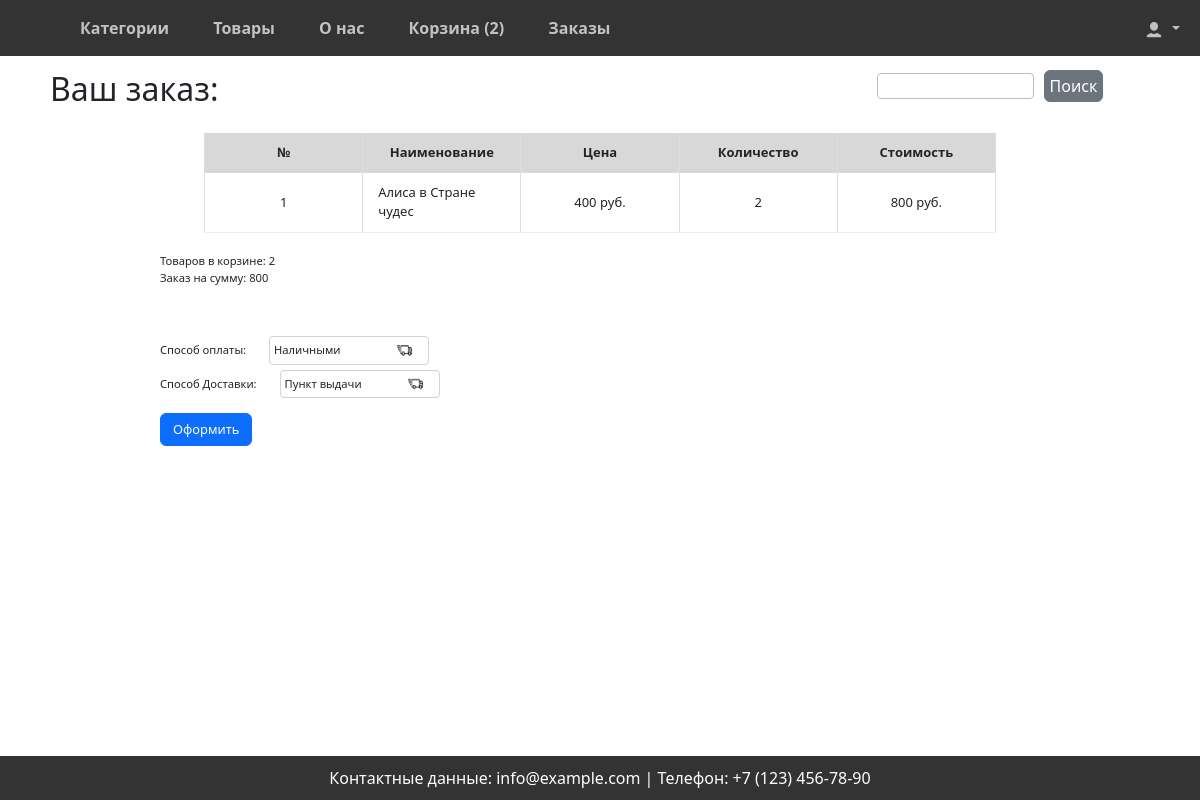
/orders/new/ (signed in), run on the app's committed database.
### shop/models.py (models this page shows, shortened)
class Product(models.Model):
    category = models.ForeignKey(Category,
                                 related_name='products',
                                 on_delete=models.CASCADE)
    author = models.CharField(max_length=75, verbose_name='Автор')
    name = models.CharField(max_length=200,
                            verbose_name='Название')
    description = models.TextField(blank=True)
    slug = models.SlugField(max_length=200)
    image = models.ImageField(upload_to='products/%Y/%m/%d',
                              blank=True)
    price = models.DecimalField(max_digits=10,
                                decimal_places=2)
    available = models.BooleanField(default=True)
    created = models.DateTimeField(auto_now_add=True)
    updated = models.DateTimeField(auto_now=True)
    class Meta:
        ordering = ['name']
        indexes = [
            models.Index(fields=['id', 'slug']),
            models.Index(fields=['name']),
            models.Index(fields=['-created']),
        ]
        verbose_name = 'Товар'
        verbose_name_plural = 'Товары'

### orders/models.py (models this page shows, shortened)
class Order(models.Model):
    number = models.CharField(primary_key=True, unique=True, max_length=256, editable=False)
    user = models.ForeignKey(User, on_delete=models.CASCADE, editable=False, null=True)
    cart = models.OneToOneField(CartUser, on_delete=models.SET_NULL, editable=False, null=True)
    status = models.CharField(max_length=50, default='в обработке')
    payment = models.CharField(max_length=50, default='картой')
    delivery = models.CharField(max_length=50, default='самовывоз из магазина')
    address = models.TextField(null=True)
    created_at = models.DateTimeField(auto_now_add=True, editable=False)
    name = models.CharField(max_length=50, null=True)
    last_name = models.CharField(max_length=50, null=True)
    email = models.EmailField(null=True)
    phone = models.CharField(max_length=20, null=True)

### orders/views.py (the view, shortened to what this page needs)
# urls.py: path('new/', new_order, name="new_order"),
def new_order(request):
    cart = ProductCartUser(request)
    if request.method == "GET":
        order_form = OrderForm()
        context = {"form": order_form}
        return render(request, template_name='orders/order_add.html', context=context)

### orders/forms.py
class QuickOrderForm(forms.Form):
    name = forms.CharField(max_length=50, label="Имя")
    last_name = forms.CharField(max_length=50, label="Фамилия")
    email = forms.EmailField(label="Эл.почта")
    phone = forms.CharField(max_length=50, label="Телефон")
    payment = forms.ChoiceField(choices=PAYMENT_CHOICES, label='Способ оплаты')
    delivery = forms.ChoiceField(choices=DELIVERY_CHOICES, label='Способ Доставки')

class OrderForm(forms.ModelForm):
    payment = forms.ChoiceField(choices=PAYMENT_CHOICES, label='Способ оплаты')
    delivery = forms.ChoiceField(choices=DELIVERY_CHOICES, label='Способ Доставки')
    class Meta:
        model = Order
        exclude = ('name', 'last_name', 'email', 'phone', 'address', 'status')

### cart/context_processors.py (called while the page is built)
def cart(request):
    if request.user.id:
        return {'cart': ProductCartUser(request)}
    return {'cart': Cart(request)}

### cart/views.py (called while the page is built)
    def __iter__(self):
        product_ids = self.cart.keys()
        products = Product.objects.filter(id__in=product_ids)
        cart = self.cart.copy()
        for product in products:
            cart[str(product.id)]['product'] = product
        for item in cart.values():
            item['price'] = Decimal(item['price'])
            item['total_price'] = item['price'] * item['quantity']
            yield item

    def get_total_price(self):
        return sum(Decimal(item['price']) * item['quantity'] for item in self.cart.values())

    def __len__(self):
        return sum(item['quantity'] for item in self.cart.values())

### orders/context_processors.py (called while the page is built)
def quick_order_form(request):
    return {'quick_order_form': QuickOrderForm()}

### orders/templates/orders/order_add.html (shortened to what this page needs)
{% extends 'base.html' %}
{% load static %}
{% block content %}
<h2 class="order-h2">Ваш заказ: </h2>
<div class="cart-detail">
<table class="cart-title" style="width:80%; text-align:justify; margin:0 auto;">
    <thead>
    <tr>
        <th>№</th>
        <th>Наименование</th>
        <th>Цена</th>
        <th>Количество</th>
        <th>Стоимость</th>
    </tr>
    </thead>
    <tbody>
    {% for item in cart %}
    {% with product=item.product %}
    <tr>
        <td style="text-align: center;">
            {{ forloop.counter }}
        </td>
        <td>
            {{ product.name }}
        </td>
        <td style="text-align: center;">
            <span id="productPrice">{{ product.price|floatformat:0 }}</span> руб.
        </td>
        <td style="text-align: center;">
            {{ item.quantity }}
        </td>
        <td style="text-align: center;">
            <span id="itemPrice">{{ item.total_price|floatformat:0 }}</span>  руб.
        </td>
    </tr>
    {% endwith %}
    {% endfor %}
    </tbody>
</table>
</div>
<div class="order-price">
    <div>
        <div>Товаров в корзине: <span id="cartLength">{{ cart|length }}</span></div>
        <div>Заказ на сумму: <span id="totalPriceCart">{{ cart.get_total_price|floatformat:0 }}</span></div>
    </div>
</div>
<form action="{% url 'new_order' %}" method="post" class="order-choice">
    {{ form.as_p }}
    <button type="submit" class="btn btn-primary">Оформить</button>
</form>
{% endblock content %}

### static/css/styles.css (style rules this page uses)
* { box-sizing: border-box; margin: 0; padding: 0; }
body { font-family: Arial, sans-serif; background-color: #e2e1e1; min-height: 100%; margin-top: 50px; }
.btn { display: inline-block; margin-top: 10px; padding: 10px 15px; background-color: #28a745; color: white; text-decoration: none; }
.cart-detail table td { padding-bottom: 5px; }
.cart-detail { width: 90%; margin: 0 auto; max-height: 300px; overflow-x: auto; overflow-y: auto; margin-top: 25px; margin-bottom: 20px; }
.cart-detail table { width:100%; table-layout: fixed; border: none; min-width: 420px; }
.cart-detail thead th { font-weight: bold; text-align: center; border: none; padding: 10px 15px; background: #d8d8d8; font-size: 13px; border-left: 1px solid #ddd; border-right: 1px solid #ddd; }
.cart-detail tbody td { text-align: left; border-left: 1px solid #ddd; border-right: 1px solid #ddd; padding: 10px 15px; font-size: 13px; vertical-align: center; border-bottom: 1px solid #eee; }
.order-price { width: 80%; text-align: justify; margin: 0 auto; display: flex; justify-content: space-between; font-size: .7rem !important; }
.order-choice { width: 80%; padding-top: 50px; margin: 0 auto; font-size: .7rem !important; display: flex; flex-direction: column; gap: 5px; }
.order-choice p { margin-bottom: 0; }
.order-choice button, input[type="button"] { font-size: .8rem !important; width: fit-content; }
.order-choice select { width: 10rem; margin: 0 20px; padding: .3rem 0.25rem; -moz-padding-start: calc(0.75rem - 3px); color: #212529; background-color: #fff; background-image: url("../img/delivery.png"); background-repeat: no-repeat; background-position: right .75rem center; background-size: 23px 32px; border: 1px solid #ced4da; border-radius: .25rem; transition: border-color .15s ease-in-out, box-shadow .15s ease-in-out; -webkit-appearance: none; -moz-appearance: none; appearance: none; }
@media screen and (max-width: 1250px) { .cart-detail thead th { font-size: 10px; } }
@media screen and (max-width: 1250px) { .cart-detail tbody td { font-size: 10px; } }

### data on the page
Product: product.name "Алиса в Стране чудес", product.price "400", quantity "2", total_price "800"

### other printed values
{{ cart|length }} "2"
{{ cart.get_total_price|floatformat:0 }} "800"
